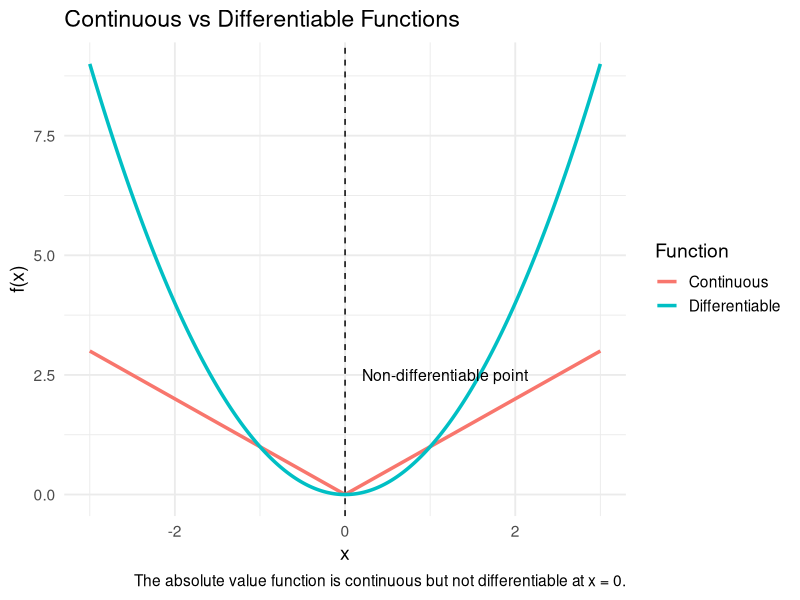

Source code (R):
## ---- chunk 1
# Load necessary package
library(ggplot2)

# Create a sequence of x values
x <- seq(-3, 3, length.out = 400)

# Define the functions
f_continuous <- abs(x)                  # Continuous but not differentiable
f_differentiable <- x^2                 # Continuous and differentiable

# Combine into a data frame
df <- data.frame(
  x = x,
  Continuous = f_continuous,
  Differentiable = f_differentiable
)

# Melt data for ggplot
library(reshape2)
df_long <- melt(df, id.vars = "x", variable.name = "Function", value.name = "y")

# Plot both functions
ggplot(df_long, aes(x = x, y = y, color = Function)) +
  geom_line(size = 1.2) +
  geom_vline(xintercept = 0, linetype = "dashed", color = "black") +
  annotate("text", x = 0.2, y = 2.5, label = "Non-differentiable point", hjust = 0, size = 4) +
  labs(title = "Continuous vs Differentiable Functions",
       x = "x",
       y = "f(x)",
       caption = "The absolute value function is continuous but not differentiable at x = 0.") +
  theme_minimal(base_size = 14)
